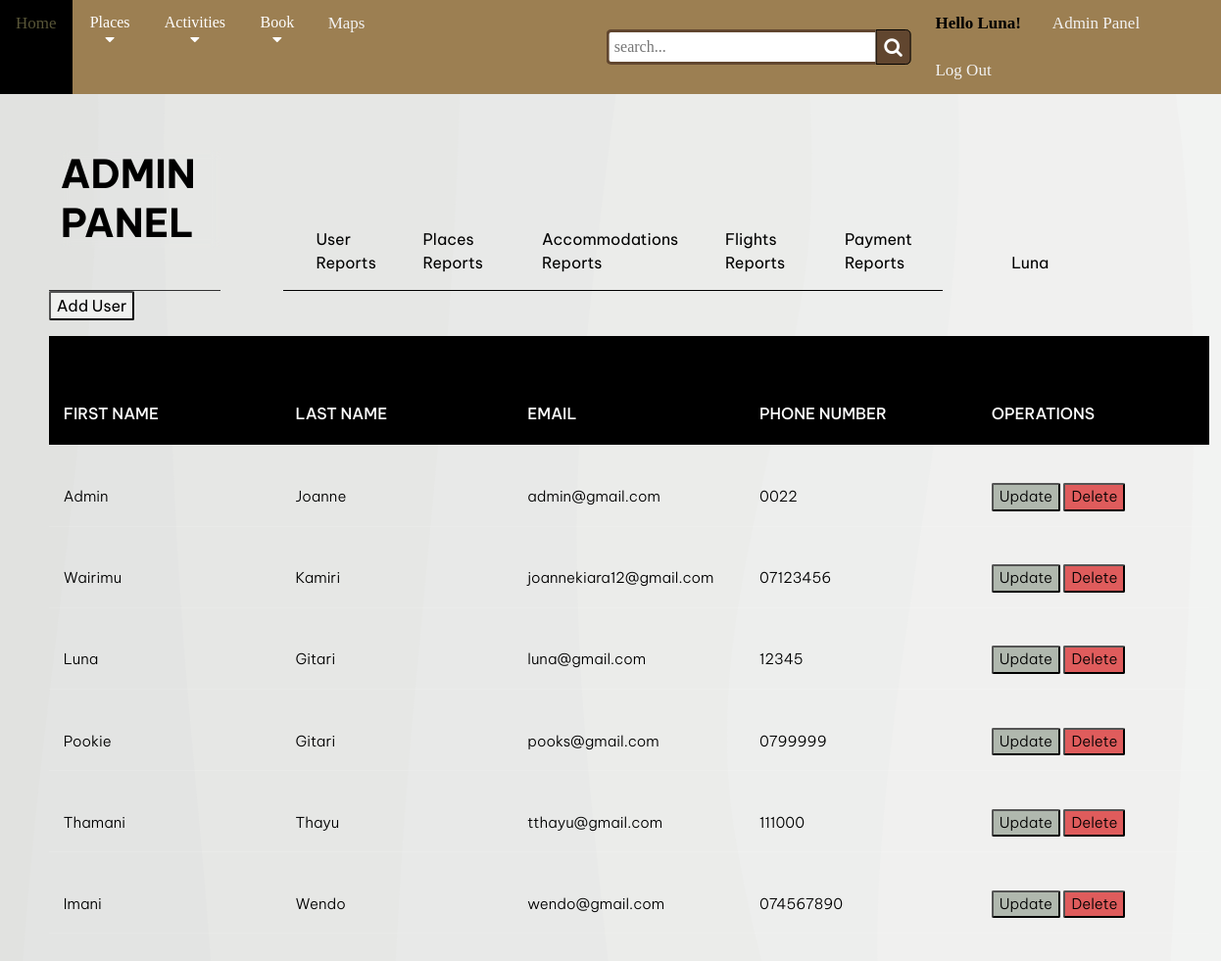
/admin/user-reports.php (signed in), run on the app's committed database.
### tables this page shows
CREATE TABLE `user_reg` (
  `FirstName` varchar(50) NOT NULL,
  `LastName` varchar(50) NOT NULL,
  `Email` varchar(50) NOT NULL,
  `PhoneNumber` varchar(50) NOT NULL,
  `Pass` varchar(50) NOT NULL,
  `user_level` int(11) DEFAULT 0,
  `user_type` varchar(100) NOT NULL DEFAULT 'user'
);

### admin/user-reports.php (the view, shortened to what this page needs)
<?php
	include '../includes/dbh.inc.php';
?>
<!DOCTYPE html>
<html lang="en">
<head>
    <link rel="stylesheet" href="https://cdnjs.cloudflare.com/ajax/libs/font-awesome/5.15.4/css/all.min.css" />
    <link rel="stylesheet" href="https://cdnjs.cloudflare.com/ajax/libs/font-awesome/4.7.0/css/font-awesome.min.css">
    <link rel="stylesheet" href="https://cdnjs.cloudflare.com/ajax/libs/font-awesome/4.7.0/css/solid/font-awesome.min.css">
    <link rel="stylesheet" href="../css/dashboard.css" type="text/css">
    <link rel="stylesheet" href="../css/view-bookings.css" type="text/css">
    <link rel="stylesheet" href="../css/home.css" type="text/css">
    <link rel="stylesheet" href="../css/search.css" type="text/css">
</head>
<body>
<div class="nav"  rel="stylesheet" href="../css/home.css" type="text/css">
        <div class="left">
            <a href="../home.php">Home</a>
            <div class="places">
                <button class="dropbtn">Places
                  <i class="fa fa-caret-down"></i>
                </button>
            </div>
            <div class="activities">
                <button class="dropbtn">Activities
                  <i class="fa fa-caret-down"></i>
                </button>
            </div>
            <div class="places">
                <button class="dropbtn">Book
                  <i class="fa fa-caret-down"></i>
                </button>
            </div>
            <a href="../maps.php">Maps</a>
            <form action="../search.php" method="POST" rel="stylesheet" href="css\search.css" type="text/css">
            <div class="wrap">
            <div class="search">
                <input type="text" name="search" class="searchTerm" placeholder="search...">
                <button type="submit" name="submit-search" class="searchButton">
                <i class="fa fa-search"></i>
                </button>
            </div>
            </div>
            </form>
        </div>
    <div class="right">
    <?php
        if(isset($_SESSION["firstname"])){
            echo "<p>Hello " .$_SESSION["firstname"]. "!</p>";
            echo "<a href='dashboard.php'>Admin Panel</a>";
            echo "<a href='../includes/logout.inc.php'>Log Out</a>";
        }
        else{
            echo "<a href='../login.php'>Log in</a>";
            echo "<a href='../signup.php'>Create Account</a>";
        }
    ?>
    </div>
</div>
<div class="app">
	<header class="app-header">
		<div class="app-header-logo">
			<div class="logo">
				<h1 class="logo-title">
					<span>ADMIN PANEL</span>
				</h1>
			</div>
		</div>
		<div class="app-header-navigation">
			<div class="tabs">
				<a href="user-reports.php">
					User Reports
				</a>
				<a href="place-reports.php" >
					Places Reports
				</a>
				<a href="accommodations-reports.php">
					Accommodations Reports
				</a>
				<a href="flights-reports">
					Flights Reports
				</a>
                <a href="payment-reports.php" >
			Payment Reports
				</a>
			</div>
		</div>
		<div class="app-header-actions">
			<button class="user-profile">
			<div class="name">
            <?php
              echo "<p>" .$_SESSION["firstname"]."  ".$_SESSION["lastname"]."</p>";
            ?>
           </div>
			</button>
        </div>
	</header>
		<div class="app-body-main-content">
        <link rel="stylesheet" href="../css/crud.css" type="text/css">
                <a href="../signup.php"><button class="button-add">Add User</button></a>
	            <div class='tbl-header'>
	              <table cellpadding='0' cellspacing='0' border='0'>
                   <thead>
                    <p>CURRENT USERS</p>
                     <tr>
                      <th>First Name</th>
                      <th>Last Name</th>
                      <th>Email</th>
                      <th>Phone Number</th>
                      <th>Operations</th>
                     </tr>
                  </thead>
                 </table>
	           </div>
            <?php
            $stmt = "SELECT * FROM tour_guide.user_reg; ";
            $query_run = mysqli_query($conn,$stmt);
            if(mysqli_num_rows($query_run)>0){
              foreach($query_run as $row){
              $email = $row['Email'];
              echo"
              <table cellpadding='0' cellspacing='0' border='0'>
              <tbody>
                <tr>
                   <td>" . $row['FirstName'] . "</td>
                   <td>" . $row['LastName'] . "</td>
                   <td>" . $row['Email'] . "</td>
                   <td>" . $row['PhoneNumber'] . "</td>
                   <td>
                   <a href='update.php?update=".$email."' ><button class='button-update'>Update</button></a>
                   <a href='delete.php?delete=".$email."' ><button class='button-delete'>Delete</button></a>
                   </td>
               </tr>
               </tbody>
            </table>
              ";
              }
            }
           ?>
		</div>
</div>
</body>
</html>

### css/dashboard.css (style rules this page uses)
.app { line-height: 1.5; min-height: 100vh; font-family: "Be Vietnam Pro", sans-serif; color: #000000; display: flex; padding-top: 3vw; padding-bottom: 3vw; justify-content: center; }
body { background-image: url(../project_images/profileback.png); background-repeat: no-repeat; }
button, select, input, textarea { font: inherit; }
a { color: inherit; }
.app { min-height: 80vh; width: 95%; max-width: 1600px; padding: 2vw 4vw 6vw; display: flex; flex-direction: column; }
.app-header { display: grid; grid-template-columns: minmax(-webkit-min-content, 175px) minmax(-webkit-max-content, 1fr) minmax(-webkit-max-content, 400px); grid-template-columns: minmax(min-content, 175px) minmax(max-content, 1fr) minmax(max-content, 400px); -moz-column-gap: 4rem; column-gap: 4rem; align-items: flex-end; }
.app-header-actions { display: flex; align-items: center; }
.name { color: black; display: inline-flex; }
.logo { display: flex; align-items: center; padding-bottom: 1rem; padding-top: 1rem; border-bottom: 1px solid #313131; }
.logo-title { display: flex; flex-direction: column; line-height: 1.25; margin-left: 0.75rem; }
.logo-title span { color: #000000; }
.tabs { display: flex; justify-content: space-between; color: black; border-bottom: 1px solid #000000; }
.tabs a { padding-top: 1rem; padding-bottom: 1rem; text-decoration: none; border-top: 2px solid transparent; display: inline-flex; transition: 0.25s ease; margin-left: 5%; }
.user-profile { display: flex; align-items: center; border: 0; background: transparent; cursor: pointer; color: #000000; transition: 0.25s ease; }

### css/view-bookings.css (style rules this page uses)
body { background-image: url(../project_images/profileback.png); background-repeat: repeat; background-size: cover; }
table { width: 100%; table-layout: fixed; margin-top: 2%; }
.tbl-header { background-color: black; text-align: center; }
th { padding: 20px 15px; text-align: left; font-weight: 500; font-size: 16px; color: rgb(255, 255, 255); text-transform: uppercase; }
td { padding: 15px; text-align: left; vertical-align: middle; font-weight: 300; font-size: 15px; color: rgb(0, 0, 0); border-bottom: solid 1px rgba(255, 255, 255, 0.1); }

### css/home.css (style rules this page uses)
* { scroll-behavior: smooth; }
h1 { margin-top: 1rem; font-size: 250%; font-weight: bolder; backdrop-filter: blur(5px); font-stretch: ultra-expanded; align-self: flex-start; }
body { padding-bottom: 60em; background: #ffffff; margin: 0rem; width: 100%; height: 100%; margin: 0; padding: 0; transition: 0.2s; }
.nav { list-style-type: none; margin: 0; padding: 0; overflow: visible; background-color: rgb(156, 127, 82); position: relative; top: 0; display: flex; justify-content: flex-start; }
.left { list-style-type: none; margin: 0; padding: 0; overflow: visible; background-color: rgb(156, 127, 82); position: relative; top: 0; display: flex; justify-content: flex-start; }
.right { list-style-type: none; margin: 0; padding: 0; border: 0; overflow: visible; background-color: rgb(156, 127, 82); float: right; justify-content: flex-end; align-content: right; margin-left: 550px; }
.nav p { margin: 0; padding: 0; border: 0; float: left; border-right: 1px; display: block; color: black; font-weight: bolder; text-align: center; padding: 14px 16px; text-decoration: none; font-size: 17px; }
.nav a { float: left; border-right: 1px; display: block; color: #f2f2f2; text-align: center; padding: 14px 16px; text-decoration: none; font-size: 17px; }
.places { float: left; overflow: visible; }
.activities { float: left; overflow: visible; }
.places .dropbtn { font-size: 16px; border: none; outline: none; color: white; padding: 14px 16px; background-color: inherit; font-family: inherit; margin: 0; }
.activities .dropbtn { font-size: 16px; border: none; outline: none; color: white; padding: 14px 16px; background-color: inherit; font-family: inherit; margin: 0; }

### css/search.css (style rules this page uses)
.search { width: 100%; position: relative; display: flex; align-items: center; margin-left: 580px; }
.searchTerm { width: 100%; border: 3px solid #61462f; border-right: none; padding: 5px; height: 20px; border-radius: 5px 0 0 5px; outline: none; color: #9DBFAF; }
.searchButton { width: 40px; height: 36px; border: 1px solid #000000; background: #61462f; text-align: center; color: #fff; border-radius: 0 5px 5px 0; cursor: pointer; font-size: 20px; }
.wrap { width: 80%; position: absolute; top: 50%; left: 50%; transform: translate(-50%, -50%); }
form::after { content: ""; clear: both; display: table; }

### admin/user-reports.php (style rules this page uses)
body { background-image: url(../project_images/profileback.png); background-repeat: no-repeat; }

### data on the page
user_reg: FirstName "Admin", LastName "Joanne", Email "admin@gmail.com", PhoneNumber "0022"
user_reg: FirstName "Wairimu", LastName "Kamiri", Email "joannekiara12@gmail.com", PhoneNumber "07123456"
user_reg: FirstName "Luna", LastName "Gitari", Email "luna@gmail.com", PhoneNumber "12345"
user_reg: FirstName "Pookie", LastName "Gitari", Email "pooks@gmail.com", PhoneNumber "0799999"
user_reg: FirstName "Thamani", LastName "Thayu", Email "tthayu@gmail.com", PhoneNumber "111000"
user_reg: FirstName "Imani", LastName "Wendo", Email "wendo@gmail.com", PhoneNumber "074567890"

### other printed values
$_SESSION["firstname"] "Luna"
